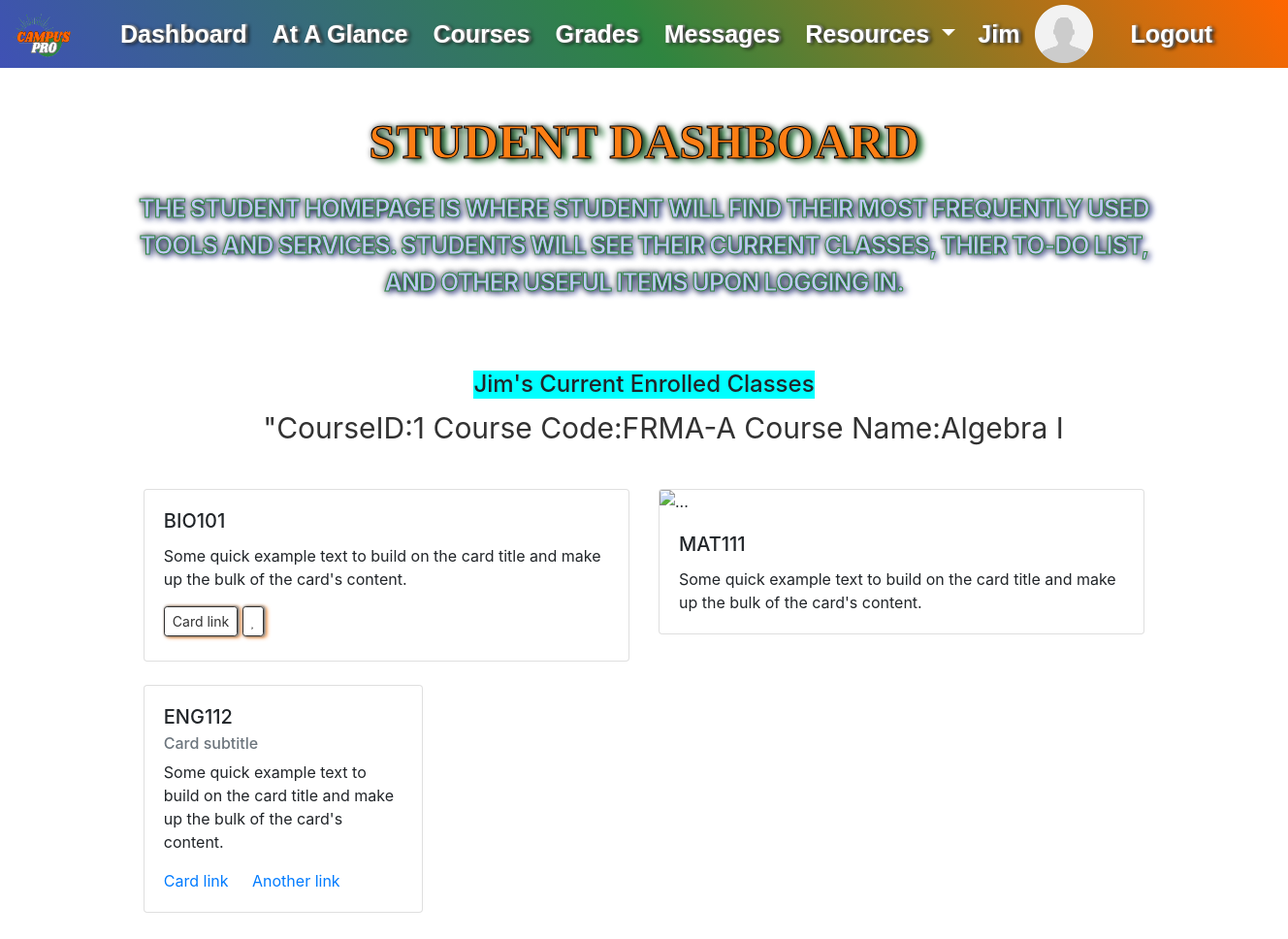
The page /student/dash (signed in) on the database its author committed.
### website/models.py (models this page shows)
class User(db.Model, UserMixin):
    id = db.Column(db.Integer, primary_key=True)
    first_name = db.Column(db.String(50), nullable=False)
    last_name = db.Column(db.String(50), nullable=False)
    address = db.Column(db.String(100), nullable=False)
    city = db.Column(db.String(50), nullable=False)
    zip_code = db.Column(db.Integer, nullable=False)
    state = db.Column(db.String(50))
    email = db.Column(db.String(100), nullable=False, unique=True)
    phone_number = db.Column(db.String(15), nullable=False, unique=True)
    password = db.Column(db.String(20), nullable=False)
    permissions = db.Column(db.Integer, None)
    teacher_section = db.relationship('Course', backref='section_teacher')
    current_courses = db.relationship('Course', secondary=user_course, backref='enrolled_students')  # When a class is added, this field will store the Courses.id

class Course(db.Model):
   id = db.Column(db.Integer, primary_key=True)
   course_name = db.Column(db.String(50))
   course_abbr = db.Column(db.String(10))
   section = db.Column(db.String)                          # SUFFIX TO BE JOINED WITH COURSE_ABBR (A, B, C)
   course_code = db.Column(db.String(20), unique=True)     # Unique value in an f-string -- "course_abbr-section"
   seats = db.Column(db.Integer)
   teacher = db.Column(db.String(50))
   year = db.Column(db.String(20)) # EX. 2023-2024 SINCE SCHOOL YEAR GOES FROM AUGUST-MAY
   total_grade = db.Column(db.String(5), nullable=True)    # Will need some logic to calculate(get values for each User.Assignments.grade / number of assignmnets)
   teacher_id = db.Column('teacher_id', db.Integer, db.ForeignKey('user.id'))
   assignments = db.relationship('Assignment', backref='course') #Creates the invisible "course" column in the Assignment table

### website/views.py (the view)
@views.route('/student/dash', methods=['GET', 'POST'])
@login_required
def student_dash():
    id = current_user.id
    user = User.query.filter(User.id == id).first()
    enrolled_courses = user.current_courses
    course = Course.query.filter(Course.id == 1).first()
    courseCode = course.course_code
    courseName = course.course_name
    enrolled_students = course.enrolled_students
    users = User.query.all()
    return render_template("stu_dashboard.html", current_user=current_user, users=users, course=course, enrolled_courses=enrolled_courses, enrolled_students=enrolled_students)

### website/templates/stu_dashboard.html (shortened to what this page needs)
{% extends "_template_base.html" %}{% block title %}Grades{% endblock %}
{% block content %}
<br>
<h2 class="student-title">Student Dashboard</h2>
<p class="h4 student-subtitle">
  The Student Homepage is where student will find their most frequently used tools and services.
  Students will see their current classes, thier to-do list, and other useful items upon logging in.
</p>
<div class="container3">
  <h4 style="background-color: aqua;">{{current_user.first_name}}'s Current Enrolled Classes</h4>
  <ul style="list-style-type: none;">
    {% for course in enrolled_courses %}
      <li style="color: #323232; font-size: 30px;">"CourseID:{{course.id}} Course Code:{{course.course_code}} Course Name:{{course.course_name}}</li>
    {% endfor %}
  </ul>
</div>
<br>
  <div class="container">
    <div class="row">
        <div class="col-lg-6 mb-4">
            <div class="card">
                <div class="card-body">
                    <h5 class="card-title">BIO101</h5>
                    <p class="card-text">
                        Some quick example text to build on
                        the card title and make up the bulk
                        of the card's content.
                    </p>
                    <a href="#" class="btn btn-outline-primary btn-sm">
                        Card link
                    </a>
                    <a href="#" class="btn btn-outline-secondary btn-sm">
                        <i class="far fa-heart"></i></a>
                </div>
            </div>
        </div>
        <div class="col-lg-6 mb-4">
          <div class="card">
            <img src="..." class="card-img-top" alt="...">
            <div class="card-body">
              <h5 class="card-title">MAT111</h5>
              <p class="card-text">Some quick example text to build on the card title and make up the bulk of the card's content.</p>
            </div>
          </div>
        </div>
        <div class="col-lg-6 mb-4">
          <div class="card" style="width: 18rem;">
            <div class="card-body">
              <h5 class="card-title">ENG112</h5>
              <h6 class="card-subtitle mb-2 text-muted">Card subtitle</h6>
              <p class="card-text">Some quick example text to build on the card title and make up the bulk of the card's content.</p>
              <a href="#" class="card-link">Card link</a>
              <a href="#" class="card-link">Another link</a>
            </div>
          </div>
        </div>
    </div>
  </div>
{% endblock %}

### website/templates/_template_base.html (shortened to what this page needs)
<!DOCTYPE html>
<html>
  <head>
    <link
      rel="stylesheet"
      href="https://stackpath.bootstrapcdn.com/bootstrap/4.4.1/css/bootstrap.min.css"
    />
    <link
      rel="stylesheet"
      href="https://stackpath.bootstrapcdn.com/font-awesome/4.7.0/css/font-awesome.min.css"
    />
    <link rel="stylesheet" type="text/css" href="{{ url_for('static', filename='css/styles.css') }}">
  </head>
  <body>
    <div id="grad">
      <nav class="navbar navbar-expand-lg">
        {% if current_user.is_authenticated %}
          <a class="navbar-brand" href="/">
            <img class="navbar-logo" src="{{ url_for('static', filename='assets/CampusProLogo.png') }}" alt="Navbar Logo">
          </a>
        {% else %}
          <a class="navbar-brand" href="/">
            <img class="navbar-logo" src="{{ url_for('static', filename='assets/CampusProLogo.png') }}" alt="Navbar Logo">
            <img class="header-logo" src="{{ url_for('static', filename='assets/header.png') }}" alt="Header Logo">
          </a>
        {% endif %}
          <div class="container1">
        <div class="collapse navbar-collapse" id="navbar">
            {% if current_user.is_authenticated %}
              {% if current_user.permissions == 0 %}
                <ul class="navbar-nav ml-auto" style="list-style-type: none;">
                  <li class="nav-item active">
                    <a class="nav-link" href="/admin/dash" style="color: #ffffff;">Dashboard <span class="sr-only">(current)</span></a>
                  </li>
                  <li class="nav-item">
                    <a class="nav-link" href="/admin/manage_users" style="color: #ffffff;">Manage Users</a>
                  </li>
                  <li class="nav-item">
                    <a class="nav-link" href="/admin/manage_courses" style="color: #ffffff;">Manage Courses</a>
                  </li>
                  <li class="nav-item">
                    <a class="nav-link" href="#" style="color: #ffffff;">Reporting</a>
                  </li>
                  <li class="nav-item">
                    <a class="nav-link" href="#" style="color: #ffffff;">Messages</a>
                  </li>
                  <li class="nav-item dropdown">
                    <a class="nav-link dropdown-toggle" href="#" style="color: #ffffff;"
                      id="navbarDropdownMenuLink" data-toggle="dropdown" aria-haspopup="true"
                      aria-expanded="false">
                      Resources
                    </a>
                    <div class="dropdown-menu" aria-labelledby="navbarDropdownMenuLink">
                      <a class="dropdown-item" href="/student/course-register">Registration</a>
                      <a class="dropdown-item" href="#">Email</a>
                      <a class="dropdown-item" href="/faculty-directory/">Faculty Directory</a>
                    </div>
                  </li>
                </ul>
                <div class="container2" style="display: flex; justify-content: flex-end;">
                  <ul class="navbar-nav ml-auto" style="list-style-type: none;">
                    <li style="margin-left: 15px; margin-right: 0%;">
                      <a class="navbar navbar-brand" href="/user-profile/" style="color: #ffffff;">{{current_user.first_name}}</a>
                    </li>
                    <li style="margin-left: 0%;">
                      <img class="profile-pic" href="/user-profile/"
                        src="{{ url_for('static', filename='assets/gen_profile_pic.png') }}"
                        alt="Profile Picture">
                    </li>
                    <li class="nav-item">
                      <a class="nav-link" href="/logout" style="color: #ffffff; margin-left: 20px;">Logout</a>
                    </li>
                  </ul>
                </div>
              {% elif current_user.permissions == 1 %}
                <ul class="navbar-nav ml-auto" style="list-style-type: none;">
                  <li class="nav-item active">
                    <a class="nav-link" href="/student/dash" style="color: #ffffff;">Dashboard <span class="sr-only">(current)</span></a>
                  </li>
                  <li class="nav-item">
                    <a class="nav-link" href="#" style="color: #ffffff;">At A Glance</a>
                  </li>
                  <li class="nav-item">
                    <a class="nav-link" href="/student/courses" style="color: #ffffff;">Courses</a>
                  </li>
                  <li class="nav-item">
                    <a class="nav-link" href="/student/grades" style="color: #ffffff;">Grades</a>
                  </li>
                  <li class="nav-item">
                    <a class="nav-link" href="#" style="color: #ffffff;">Messages</a>
                  </li>
                  <li class="nav-item dropdown">
                    <a class="nav-link dropdown-toggle" href="#" style="color: #ffffff;"
                      id="navbarDropdownMenuLink" data-toggle="dropdown" aria-haspopup="true"
                      aria-expanded="false">
                      Resources
                    </a>
                  </li>
                </ul>
                <div class="container2" style="display: flex; justify-content: flex-end;">
                  <ul class="navbar-nav ml-auto" style="list-style-type: none;">
                    <li style="margin-left: 15px; margin-right: 0%;">
                      <a class="navbar navbar-brand" href="/user-profile/" style="color: #ffffff;">{{current_user.first_name}}</a>
                    </li>
                    <li style="margin-left: 0%;">
                      <img class="profile-pic" href="/user-profile/"
                        src="{{ url_for('static', filename='assets/gen_profile_pic.png') }}"
                        alt="Profile Picture">
                    </li>
                    <li class="nav-item">
                      <a class="nav-link" href="/logout" style="color: #ffffff; margin-left: 20px;">Logout</a>
                    </li>
                  </ul>
                </div>
              {% endif %}
            {% endif %}
        </div>
      </div>
    </nav>
  </div>
    <div class="container-template">{% block content %} {% endblock %}</div>
  </body>
</html>

### website/static/css/styles.css (style rules this page uses)
#grad { background-image: linear-gradient(55deg, #3F51B5, #2E8540, #FF6600); }
.navbar { width: 100%; font-family: "Montserrat", "Arial", sans-serif; font-size: 25px; line-height: 35px; font-weight: bold; text-shadow: 3px 1px 4px #000, 2px 0 2px #fff; white-space: nowrap; padding: 0; }
.container1 { width: 100%; margin: 0%; padding: 0%; justify-items: left; }
.container2 { width: 100%; margin-right: 40px; padding-right: 20px; justify-items: right; }
.container3 { width: 100%; margin: 0px; justify-items: center; }
.container-template { width: 80%; margin: auto; justify-items: center; }
.navbar-brand { display: flex; align-items: center; }
.profile-pic { width: 60px; height: 60px; padding: 0; margin-left: 0px; }
.navbar-logo { width: 70px; height: 60px; padding: 0; margin-right: 10px; margin-left: 10px; }
a.nav-link { padding: 0px; }
.navbar-nav { align-items: center; }
.nav-item { margin-left: 10px; }
body { padding-bottom: 50px; }
.btn { align-items: center; margin-bottom: 5px; border: 1px solid #323232; box-shadow:1px 0 3px #323232, 2px 0 2px #fff, 3px 1px 4px #fd7e14; color: #323232; }
.student-title { font-size: 50px; font-weight: bold; color: #fd7e14; font-family: cursive; margin: 10px 0px 20px; text-transform: uppercase; text-shadow: 1px 0 6px #000, 6px 3px 6px #2E8540; margin: 22px 0px 20px; text-align: center; line-height: 60px; -webkit-text-stroke: 1px black; }
.student-subtitle { font-size: 25px; font-weight: bold; letter-spacing: -1px; color: #bec7f7; text-transform: uppercase; text-shadow: 0 0 7px #000, 3px 2px 6px #3F51B5, 3px 2px 5px #fff; margin: 15px 0px 20px; text-align: center; line-height: 38px; -webkit-text-stroke: 1px #2E8540; }

### rows shown on the page
User: first_name "Jim"
Course: id "1", course_code "FRMA-A", course_name "Algebra I"
